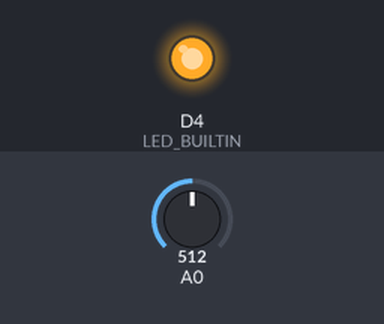
This sketch was run on a simulated ESP8266 (NodeMCU). Parts: output pins drawn as LEDs (lit = HIGH, except the on-board LED, lit = LOW). The inputs (shaded band) are chosen by the test bench; at power-on: A0 = 512. WiFi joins after 1.5 s; servers stay silent unless stated; uploads are accepted with an empty reply; random numbers use the default seed unless the sketch sets one; what the sketch prints to the serial monitor is not drawn.

Above: at 17.7 s.
At 106.5 s:
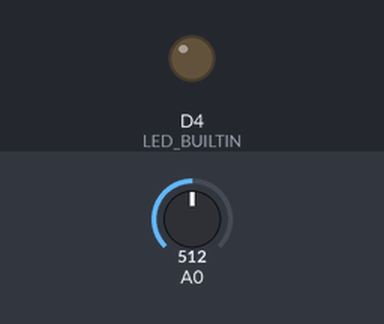
Timing chart, 0 to 128.8 s (numbered marks = the images above):
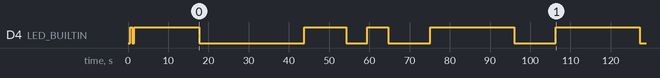

Measured:
- by itself, D4 (LED_BUILTIN): HIGH → LOW at 1.0 s, → HIGH 0.50 s later, → LOW 16.2 s later, → HIGH 26.1 s later, … (11 changes in this stretch)

The sketch:

pruebaServidor.ino
```cpp
#include "wifiSetup.h"
#include "sensores.h"
#include <WiFiClient.h>
#include <ESP8266WebServer.h>
#include <ESP8266HTTPClient.h>

//llenar con url de base de datos local
String ip="10.16.9.195";
String url="http://"+ip+"/actividad6/recibe.php";


String id="tarjeta1";
int valorSensor=0;
int ledEstado=0;

WiFiClient wifiClient;
HTTPClient http;

void setup() {

  Serial.begin(115200);
  pinMode(LED_BUILTIN, OUTPUT);
  Serial.println("\n");
  Serial.println("\n");
  wifiSetup();

}

void loop() {

  http.begin(wifiClient,url);
  http.addHeader("Content-Type","application/x-www-form-urlencoded");

  int led = random(0,2);
  //valorSensor = random(0,60);
  digitalWrite(LED_BUILTIN, led);

  //Se invierten los valores para encender el led del NODE MCU ESP8266
  if(led==0) {
    ledEstado=1;
  } else {
    ledEstado=0;
  }

//CODIGO SENSORES


/*¿Que sensor se desea usar?
*res = 1 --> para utilizar fotoresistencia
*res = 2 --> para utilizar el sensor de humedad
*/
int res=1;

if(res==1) {
  valorSensor=valFotores();
  Serial.println("\n");
  Serial.println("******************************");
  Serial.println("valor fotoresistencia:\t");
  Serial.println(valorSensor);
  Serial.println("******************************");
  Serial.println("\n");
}

else if(res==2) {
  valorSensor=valHumendad();
  Serial.println("\n");
  Serial.println("******************************");
  Serial.println("valor humedad:\t");
  Serial.println(valorSensor);
  Serial.println("******************************");
  Serial.println("\n");

}


  String postData="id="+id+"&valorSensor="+String(valorSensor)+"&ledEstado="+String(ledEstado);
  int httpCode=http.POST(postData);


  String respuesta=http.getString();
  Serial.println("\n");
  Serial.println("\n");
  Serial.println("******************************");
  Serial.println("url:\t");
  Serial.println(url);
  Serial.println("******************************");
  Serial.println("data:\t");
  Serial.println(postData);
  Serial.println("******************************");
  Serial.println("Info:\t");
  Serial.println(httpCode);
  Serial.println(respuesta);
  Serial.println("******************************");
  http.end();
  delay(5000);


}
```

sensores.h
```cpp
#include <DHT.h>

int valFotores() {
  int valor=analogRead(A0);
  return valor;
}

float valHumendad() {

  DHT dht (D3,DHT11);
  float valor=dht.readTemperature();
  return valor;

}
```

wifiSetup.h
```cpp
#include <ESP8266WiFi.h>

void wifiSetup() {

  const char* ssid     = "";
  const char* password = "";
  byte cont = 0;
  byte max_intentos = 50;

  WiFi.begin(ssid, password);
  Serial.println("\n");

  while (WiFi.status() != WL_CONNECTED and cont < max_intentos)  {
    cont++;
    digitalWrite(LED_BUILTIN,0);
    delay(500);
    digitalWrite(LED_BUILTIN,1);
    delay(500);
    Serial.print('-');
}
  Serial.println("");

  if (cont < max_intentos) {
    Serial.print("*************************************************************");
    Serial.print("Conectado a:\t");
    Serial.println(WiFi.SSID());
    Serial.print("IP address:\t");
    Serial.println(WiFi.localIP());
    Serial.print("MAC address:\t");
    Serial.println(WiFi.macAddress());
    Serial.print("*************************************************************");

  }

  else {
    Serial.print("oooooooooooooooooooooooooooooooooooooooooooooooooooo");
    Serial.println("ERROR");
    Serial.print("oooooooooooooooooooooooooooooooooooooooooooooooooooo");
  }

}
```
